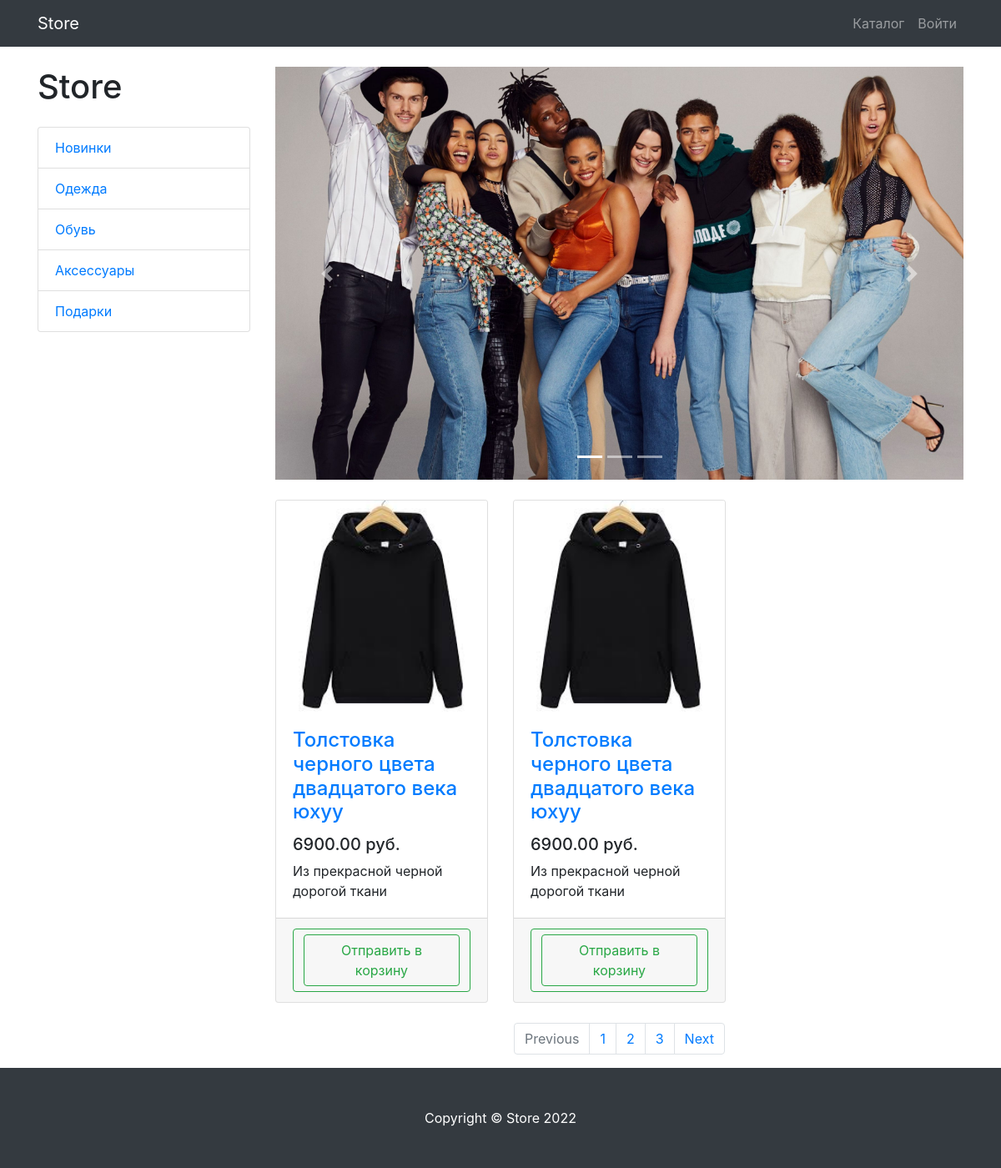
Screenshot of /products/ with the database file from the repository.
### products/models.py (models this page shows, shortened)
class Product(models.Model):
    name = models.CharField(max_length=256)
    description = models.TextField()
    price = models.DecimalField(max_digits=6, decimal_places=2)
    quantity = models.PositiveIntegerField(default=0)
    image = models.ImageField(upload_to='products_images')
    category = models.ForeignKey(ProductCategory, on_delete=models.CASCADE)

### products/views.py (the view)
# urls.py: path('', products, name='index'),
def products(request):
    context = {
        'title': 'Каталог',
        'products' : Product.objects.all(),
        'categories ': ProductCategory.objects.all()
    }
    return render(request, 'products/products.html', context)

### products/templates/products/products.html (shortened to what this page needs)
<!DOCTYPE html>
<html lang="en">
<head>
    <link href="/static/vendor/bootstrap/css/bootstrap.min.css" rel="stylesheet">
    <link href="/static/vendor/css/products.css" rel="stylesheet">
</head>
<body>
<nav class="navbar navbar-expand-lg navbar-dark bg-dark fixed-top">
    <div class="container">
        <a class="navbar-brand" href="{% url 'index' %}">Store</a>
        <div class="collapse navbar-collapse" id="navbarResponsive">
            <ul class="navbar-nav ml-auto">
                <li class="nav-item">
                    <a class="nav-link" href="{% url 'products:index' %}">Каталог
                    </a>
                {% if user.is_authenticated %}
                    <li class="nav-item dropdown">
                            <a class="nav-link dropdown-toggle" href="#" id="navbarDropdown" role="button"
                               data-bs-toggle="dropdown" aria-expanded="false">
                                <i class="fas fa-user-circle"></i>
                            </a>
                            <ul class="dropdown-menu" aria-labelledby="navbarDropdown">
                                <li>
                                    <a class="dropdown-item" href="{% url 'users:profile' %}">Профиль</a>
                                </li>
                                <li><a class="dropdown-item" href="orders/orders.html">Заказы</a></li>
                                {% if user.is_superuser or user.is_staff %}
                                    <li><a class="dropdown-item" href="{% url 'admin:index' %}">Админ-панель</a>
                                {% endif %}
                                <li>
                                    <hr class="dropdown-divider">
                                </li>
                                <li>
                                    <a class="dropdown-item" href="{% url 'users:logout' %}">
                                        Выйти
                                    </a>
                                </li>
                            </ul>
                        </li>
                {% else %}
                    <li class="nav-item">
                            <a class="nav-link" href="{% url 'users:login' %}">Войти </a>
                    </li>
                {% endif %}
            </ul>
        </div>
    </div>
</nav>
<div class="container">
    <div class="row">
        <div class="col-lg-3">
            <h1 class="my-4">Store</h1>
            <div class="list-group">
                <a href="#" class="list-group-item">Новинки</a>
                <a href="#" class="list-group-item">Одежда</a>
                <a href="#" class="list-group-item">Обувь</a>
                <a href="#" class="list-group-item">Аксессуары</a>
                <a href="#" class="list-group-item">Подарки</a>
            </div>
        </div>
        <div class="col-lg-9">
            <div id="carouselExampleIndicators" class="carousel slide my-4" data-ride="carousel">
                <ol class="carousel-indicators">
                    <li data-target="#carouselExampleIndicators" data-slide-to="0" class="active"></li>
                    <li data-target="#carouselExampleIndicators" data-slide-to="1"></li>
                    <li data-target="#carouselExampleIndicators" data-slide-to="2"></li>
                </ol>
                <div class="carousel-inner" role="listbox">
                    <div class="carousel-item active">
                        <img class="d-block img-fluid" src="/static/vendor/img/slides/slide-1.jpg" alt="First slide">
                    </div>
                </div>
                <a class="carousel-control-prev" href="#carouselExampleIndicators" role="button" data-slide="prev">
                    <span class="carousel-control-prev-icon" aria-hidden="true"></span>
                </a>
                <a class="carousel-control-next" href="#carouselExampleIndicators" role="button" data-slide="next">
                    <span class="carousel-control-next-icon" aria-hidden="true"></span>
                </a>
            </div>
            <div class="row">
                {% for product in products %}
                    <div class="col-lg-4 col-md-6 mb-4">
                        <div class="card h-100">
                            <a href="#">
                                <img class="card-img-top"
                                     src="{{ product.image.url }}"
                                     alt="">
                            </a>
                            <div class="card-body">
                                <h4 class="card-title">
                                    <a href="#">{{ product.name }}</a>
                                </h4>
                                <h5>{{ product.price }} руб.</h5>
                                <p class="card-text">{{ product.description }}</p>
                            </div>
                            <div class="card-footer text-center">
                                <a class="btn btn-outline-success"
                                   href="{% url 'products:basket_add' product.id %}">
                                <button type="button" class="btn btn-outline-success">Отправить в корзину</button>
                                    </a>
                            </div>
                        </div>
                    </div>
                {% endfor %}
            </div>
            <nav aria-label="Page navigation example">
                <ul class="pagination justify-content-center">
                    <li class="page-item disabled">
                        <a class="page-link" href="#" tabindex="-1" aria-disabled="true">Previous</a>
                    </li>
                    <li class="page-item"><a class="page-link" href="#">1</a></li>
                    <li class="page-item"><a class="page-link" href="#">2</a></li>
                    <li class="page-item"><a class="page-link" href="#">3</a></li>
                    <li class="page-item">
                        <a class="page-link" href="#">Next</a>
                    </li>
                </ul>
            </nav>
        </div>
    </div>
</div>
<footer class="py-5 bg-dark">
    <div class="container">
        <p class="m-0 text-center text-white">Copyright &copy; Store 2022</p>
    </div>
</footer>
</body>
</html>

### rows the page displays
Product: image (picture), name "Толстовка черного цвета двадцатого века юхуу", price "6900.00", description "Из прекрасной черной дорогой ткани"
Product: image (picture), name "Толстовка черного цвета двадцатого века юхуу", price "6900.00", description "Из прекрасной черной дорогой ткани"
